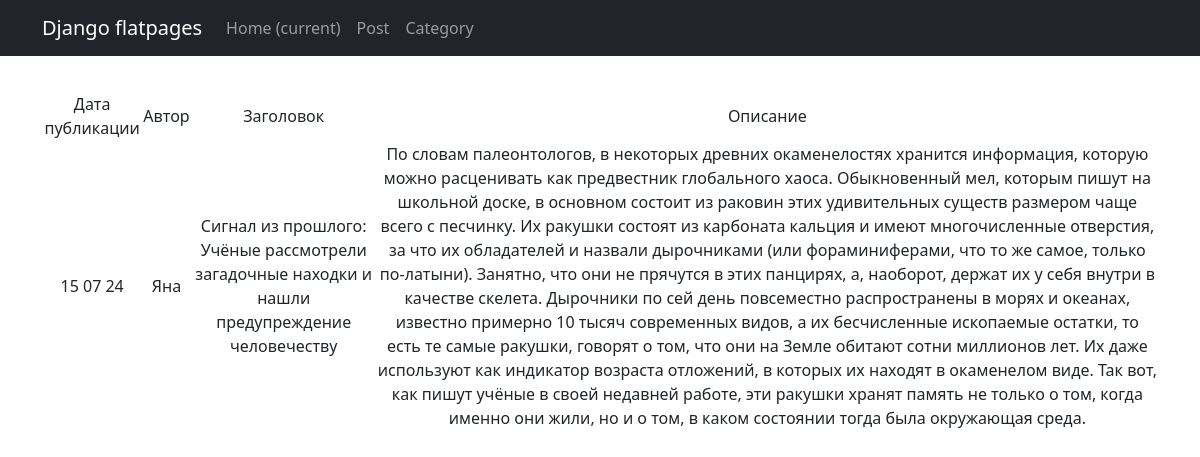
/news/6, run on the app's committed database.
### news/models.py (models this page shows, shortened)
class Post(models.Model):
    article = 'AR'
    news = 'NE'
    POST = [
        (news, 'Новости'),
        (article, 'Статья')
    ]
    author = models.ForeignKey(Author, on_delete=models.CASCADE, related_name='posts')
    field = models.CharField(max_length=2, choices=POST, default=news)
    time_in = models.DateTimeField(auto_now_add=True)
    category = models.ManyToManyField(Category, through='PostCategory')
    title = models.CharField(max_length=250)
    text = models.TextField()
    rating = models.IntegerField(default=0)

class Author(models.Model):
    user = models.OneToOneField(User, on_delete=models.CASCADE)
    rating = models.IntegerField(default=0)

### news/views.py (the view)
# urls.py: path('<int:pk>', PostDetail.as_view(), name='post_detail'),
class PostDetail(DetailView):
    model = Post
    template_name = 'posts.html'
    context_object_name = 'Post'

### news/templatetags/custom_filters.py (called while the page is built)
@register.filter()
def censor(value):
    for word in censor_list:
        value = value.replace(word[1:], '*' * len(word[1:]))
    return value

### templates/posts.html (shortened to what this page needs)
{% extends 'flatpages/default.html' %}
{% load custom_filters %}
{% block content %}
{% if Post %}
        <table width="100%" style="margin-top: 35px">
            <tr>
                <td>Дата публикации</td>
                <td>Автор</td>
                <td>Заголовок</td>
                <td>Описание</td>
            </tr>
            <tr>
                <td>{{ Post.time_in|date:'d m y' }}</td>
                <td>{{ Post.author.user }}</td>
                <td>{{ Post.title|censor }}</td>
                <td>{{ Post.text|censor }}</td>
            </tr>
        </table>
{% endif %}
{% endblock content %}

### data on the page
Post: time_in "15 07 24", author.user "Яна", title|censor "Сигнал из прошлого: Учёные рассмотрели загадочные находки и нашли предупреждение человечеству", text|censor "По словам палеонтологов, в некоторых древних окаменелостях хранится информация, которую можно расценивать как предвестник глобального хаоса. Обыкновенный мел, которым пишут на школьной доске, в основном состоит из раковин этих удивительных существ размером чаще всего с песчинку. Их ракушки состоят из карбоната кальция и имеют многочисленные отверстия, за что их обладателей и назвали дырочниками (или фораминиферами, что то же самое, только по-латыни). Занятно, что они не прячутся в этих панцирях, а, наоборот, держат их у себя внутри в качестве скелета. Дырочники по сей день повсеместно распространены в морях и океанах, известно примерно 10 тысяч современных видов, а их бесчисленные…"
